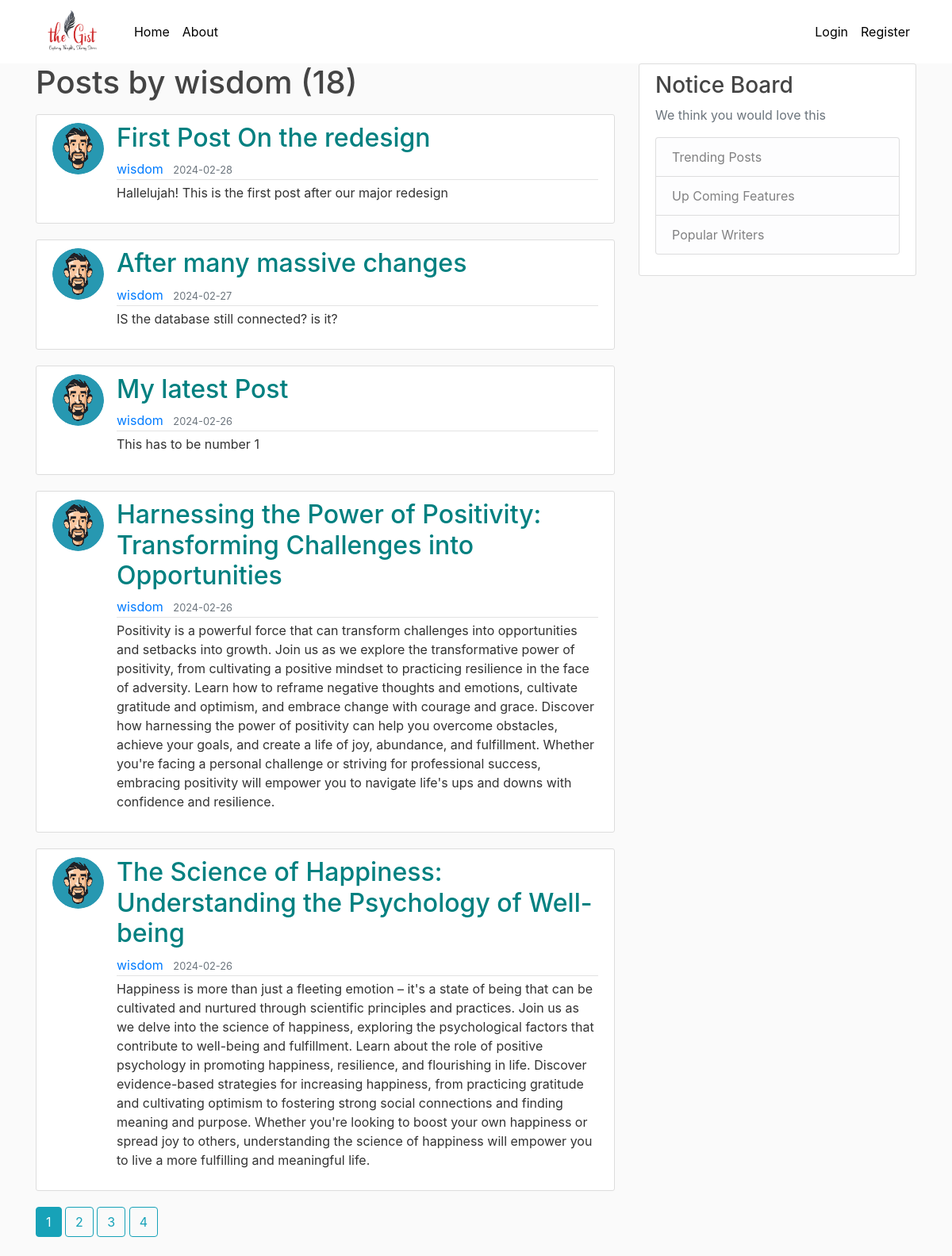
/user/wisdom, run on the app's committed database.
### flaskblog/models.py (models this page shows, shortened)
class User(db.Model, UserMixin):
    id = db.Column(db.Integer, primary_key=True)
    username = db.Column(db.String(20), unique=True, nullable=False)
    email = db.Column(db.String(120), unique=True, nullable=False)
    image_file = db.Column(db.String(20), nullable=False, default='default.jpg')
    password = db.Column(db.String(60), nullable=False)
    posts = db.relationship('Post', backref='author', lazy=True)

class Post(db.Model):
    id = db.Column(db.Integer, primary_key=True)
    title = db.Column(db.String(100), nullable=False)
    date_posted = db.Column(db.DateTime, nullable=False, default=datetime.utcnow)
    content = db.Column(db.Text, nullable=False)
    user_id = db.Column(db.Integer, db.ForeignKey('user.id'), nullable='False')

### flaskblog/users/routes.py (the view)
@users.route("/user/<string:username>")
def user_posts(username):
    page = request.args.get('page', 1, type=int)
    user = User.query.filter_by(username=username).first_or_404()
    posts = Post.query.filter_by(author=user)\
        .order_by(Post.date_posted.desc())\
        .paginate(page=page, per_page=5)
    return render_template('user_posts.html', posts=posts, user=user)

### flaskblog/templates/user_posts.html
{% extends "layout.html" %}
{% block content %}
    <h1 class="mb-3">Posts by {{ user.username }} ({{ posts.total }})</h1>
    {% for post in posts.items %}
        <article class="media content-section">
          <img class="rounded-circle article-img" src="{{ url_for('static', filename='profile_pics/' + post.author.image_file) }}">
          <div class="media-body">
            <h2><a class="article-title" href="{{ url_for('posts.post', post_id=post.id) }}">{{ post.title }}</a></h2>
            <div class="article-metadata">
              <a class="mr-2" href="{{ url_for('users.user_posts', username=post.author.username) }}">{{ post.author.username }}</a>
              <small class="text-muted">{{ post.date_posted.strftime('%Y-%m-%d') }}</small>
            </div>
            <p class="article-content">{{ post.content }}</p>
          </div>
        </article>
    {% endfor %}
    {% for page_num in posts.iter_pages(left_edge=1, right_edge=1, left_current=1, right_current=2) %}
      {% if page_num %}
        {% if posts.page == page_num %}
          <a class="btn btn-info mb-4" href="{{ url_for('users.user_posts', username=user.username, page=page_num) }}">{{ page_num }}</a>
        {% else %}
          <a class="btn btn-outline-info mb-4" href="{{ url_for('users.user_posts', username=user.username, page=page_num) }}">{{ page_num }}</a>
        {% endif %}
      {% else %}
        ...
      {% endif %}
    {% endfor %}
{% endblock content %}

### flaskblog/static/main.css (style rules this page uses)
body { background: #fafafa; color: #333333; margin-top: 5rem; }
h1, h2, h3, h4, h5, h6 { color: #444444; }
.content-section { background: #ffffff; padding: 10px 20px; border: 1px solid #dddddd; border-radius: 3px; margin-bottom: 20px; }
.article-title { color: #008080; }
.article-content { white-space: pre-line; }
.article-img { height: 65px; width: 65px; margin-right: 16px; }
.article-metadata { padding-bottom: 1px; margin-bottom: 4px; border-bottom: 1px solid #e3e3e3; }

### data on the page
User: username "wisdom"
Post: image_file (picture), title "First Post On the redesign", author.username "wisdom", date_posted "2024-02-28", content "Hallelujah! This is the first post after our major redesign"
Post: image_file (picture), title "After many massive changes", author.username "wisdom", date_posted "2024-02-27", content "IS the database still connected? is it?"
Post: image_file (picture), title "My latest Post", author.username "wisdom", date_posted "2024-02-26", content "This has to be number 1"
Post: image_file (picture), title "Harnessing the Power of Positivity: Transforming Challenges into Opportunities", author.username "wisdom", date_posted "2024-02-26", content "Positivity is a powerful force that can transform challenges into opportunities and setbacks into growth. Join us as we explore the transformative power of positivity, from cultivating a positive mindset to practicing resilience in the face of adversity. Learn how to reframe negative thoughts and emotions, cultivate gratitude and optimism, and embrace change with courage and grace. Discover how harnessing the power of positivity can help you overcome obstacles, achieve your goals, and create a life of joy, abundance, and fulfillment. Whether you're facing a personal challenge or striving for professional success, embracing positivity will empower you to navigate life's ups and downs with…"
Post: image_file (picture), title "The Science of Happiness: Understanding the Psychology of Well-being", author.username "wisdom", date_posted "2024-02-26", content "Happiness is more than just a fleeting emotion – it's a state of being that can be cultivated and nurtured through scientific principles and practices. Join us as we delve into the science of happiness, exploring the psychological factors that contribute to well-being and fulfillment. Learn about the role of positive psychology in promoting happiness, resilience, and flourishing in life. Discover evidence-based strategies for increasing happiness, from practicing gratitude and cultivating optimism to fostering strong social connections and finding meaning and purpose. Whether you're looking to boost your own happiness or spread joy to others, understanding the science of happiness will…"

### other printed values
{{ posts.total }} "18"
{{ page_num }} "1"
{{ page_num }} "2" "3" "4"
